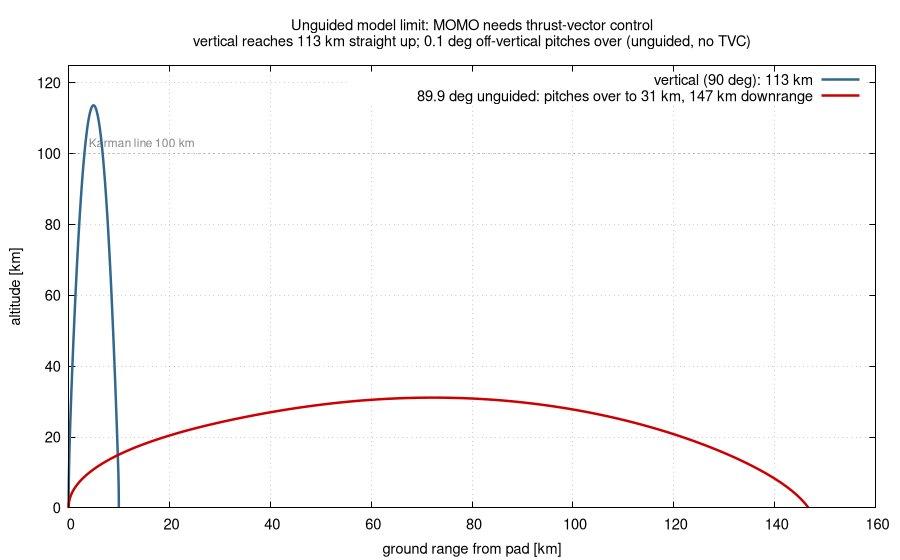

Write the gnuplot code that produced this figure.
# Why MOMO needs active guidance: the same vehicle, launched dead-vertical vs
# 0.1 deg off vertical, in an UNGUIDED constant-Cd model. With T/W ~ 1.06 the
# rocket leaves the rail at only a few m/s, so the tiny tilt is never corrected
# (no thrust-vector control) -- it weathercocks far over instead of flying
# MOMO's near-vertical guided ascent. Altitude vs ground range; pos.dat is
# "time east up north".
set terminal pngcairo size 900,560 enhanced font "sans,11"
set output "unguided-limit.png"

set title "Unguided model limit: MOMO needs thrust-vector control\nvertical reaches 113 km straight up; 0.1 deg off-vertical pitches over (unguided, no TVC)"
set xlabel "ground range from pad [km]"; set ylabel "altitude [km]"
set yrange [0:125]; set grid
set key top right

VERT = "output/nominal/90/0.001/0/pos.dat"
TILT = "output-tilt/89.9/0.001/0/pos.dat"

set arrow from 0,100 to 160,100 nohead dt 3 lc rgb "#888888"
set label "Karman line 100 km" at 4,103 tc rgb "#888888" font "sans,9"

plot VERT using (sqrt($2**2+$4**2)/1000):($3/1000) with lines lw 2.5 lc rgb "#31688e" \
        title "vertical (90 deg): 113 km", \
     TILT using (sqrt($2**2+$4**2)/1000):($3/1000) with lines lw 2.5 lc rgb "#cc0000" \
        title "89.9 deg unguided: pitches over to 31 km, 147 km downrange"
